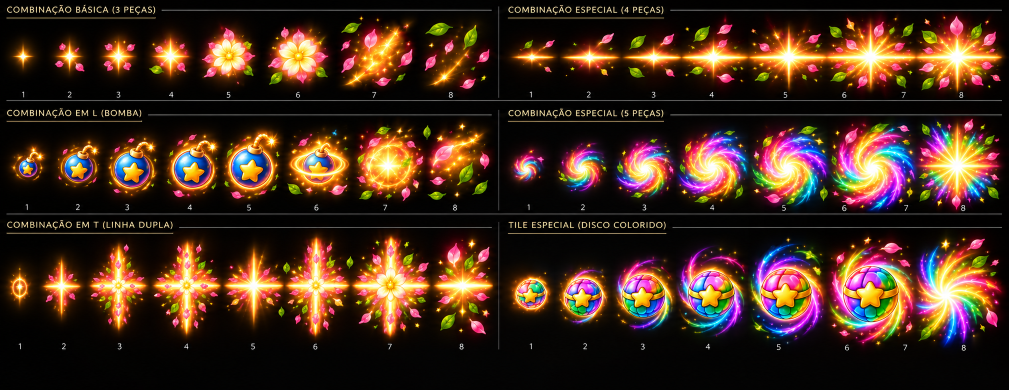
#> input picture source-assets/campaign-evolution/vfx-01.png, 2017 x 780 px (shown at 1/2 size); its folder holds 7 pictures in this run
$ python prepare_vfx.py
#> lines starting #> are read from the running program, lines starting #| are printed output that depends on the picture
"""Re-cut the supplied art: full floral silhouettes, real late frames, no circular matte.

The printed numbers aren't reliable. Ordered rectangles below follow the artwork,
not the labels. Coordinates are explicitly curated in original pixels.
"""
from pathlib import Path
import json, math
from collections import deque
import numpy as np
from PIL import Image, ImageDraw, ImageFilter

root=Path(__file__).resolve().parents[1]
source=root/'source-assets/campaign-evolution'
out=root/'public/assets/vfx';out.mkdir(exist_ok=True)
cell,columns=192,8

def row(file,xs,top,bottom):
    return [dict(source=file,rect=[a,top,b,bottom]) for a,b in zip(xs,xs[1:])]

cuts={
 'match3':row('vfx-01.png',[4,91,188,287,401,526,658,839,990],39,180),
 'match4':row('vfx-02.png',[979,1062,1180,1303,1434,1582,1757,1940],46,175),
 'color':row('vfx-03.png',[5,90,197,313,440,576,724,866,1021],414,548),
 'area':row('vfx-03.png',[5,84,168,262,359,464,574,718,910,1021],614,731),
 'horizontal':row('vfx-02.png',[651,724,799,877,965,1051,1131,1210,1297],660,776),
 'vertical':row('vfx-02.png',[1310,1382,1460,1538,1617,1694,1769,1848,1936],660,780),
 'areaBirth':row('vfx-01.png',[4,95,202,315,435,560,709,855,990],244,410),
 'cross':row('vfx-01.png',[4,91,192,308,430,575,718,865,990],477,684),
 'colorBirth':row('vfx-01.png',[1003,1115,1230,1354,1494,1653,1818,2014],468,684),
 'petal':[dict(source='vfx-01.png',rect=[857,63,985,177],isolate='pink')],
 'leaf':[dict(source='vfx-01.png',rect=[848,32,919,77],isolate='green')],
 'spark':[dict(source='vfx-01.png',rect=[27,89,70,135])],
}
anchors={
 'match3':[(48,111),(140,111),(238,111),(347,111),(460,112),(585,112),(744,111),(915,111)],
 'match4':[(1008,111),(1117,111),(1245,111),(1360,111),(1506,111),(1662,111),(1852,111)],
 'color':[(46,481),(140,481),(252,481),(376,481),(507,481),(649,481),(801,481),(933,481)],
 'area':[(47,666),(125,666),(213,666),(309,666),(410,666),(518,666),(638,666),(834,666),(965,666)],
 'cross':[(40,573),(144,573),(246,573),(369,573),(509,573),(648,573),(797,573),(929,573)],
 'areaBirth':[(50,332),(149,332),(259,332),(371,332),(495,332),(629,332),(777,332),(925,332)],
 'colorBirth':[(1062,591),(1171,591),(1290,591),(1420,591),(1570,591),(1738,591),(1898,591)],
}
for name,points in anchors.items():
    for frame,point in zip(cuts[name],points):frame['anchor']=point
images={p.name:Image.open(p).convert('RGB') for p in source.glob('vfx-*.png')}
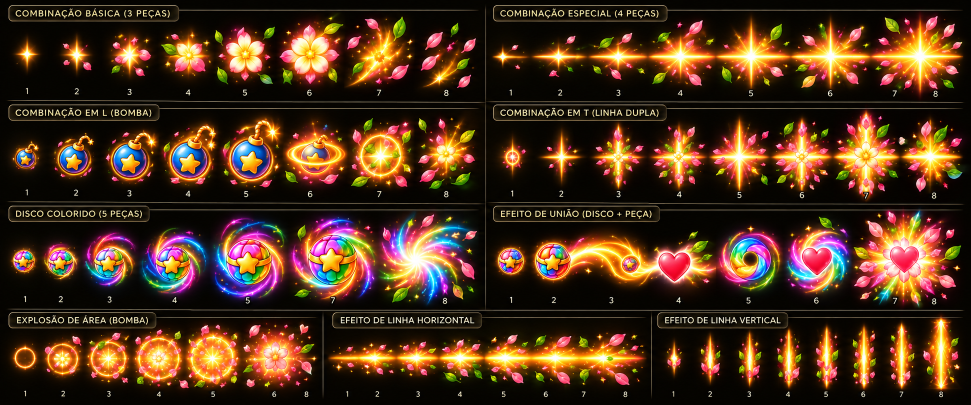
#> input picture source-assets/campaign-evolution/vfx-02.png, 1942 x 809 px (shown at 1/2 size)
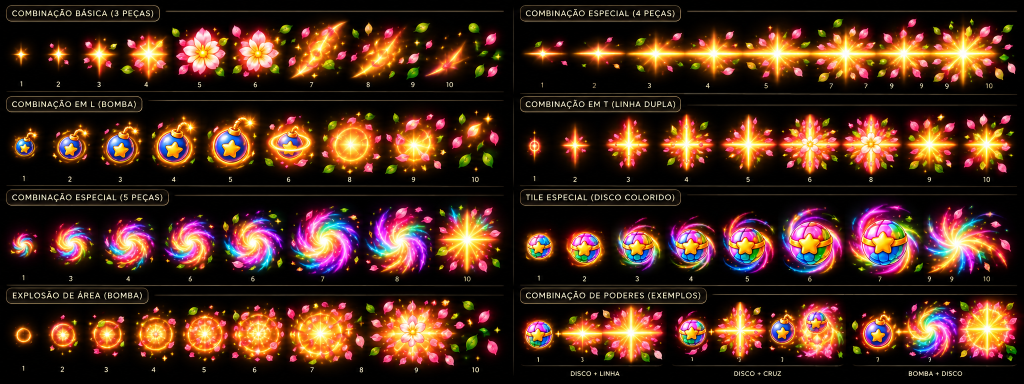
#> input picture source-assets/campaign-evolution/vfx-03.png, 2048 x 768 px (shown at 1/2 size)
#> images = 3 items

def dark_seam(rgb, nominal, top, bottom):
    """Follow dark valleys between adjacent blooms rather than hard vertical cuts."""
    lo=max(0,nominal-20);hi=min(rgb.shape[1],nominal+21)
    intensity=rgb[top:bottom,lo:hi].max(2)/255
    cost=intensity**2*6+((np.arange(lo,hi)-nominal)/21)**2*.12
    total=cost[0].copy();parents=[]
    for y in range(1,len(cost)):
        shifted=np.stack([np.r_[np.inf,total[:-1]],total,np.r_[total[1:],np.inf]])
        p=shifted.argmin(0);parents.append(p-1)
        total=cost[y]+shifted.min(0)
    x=int(total.argmin());path=[x]
    for p in reversed(parents):x+=int(p[x]);path.append(x)
    return np.asarray(path[::-1])+lo

def isolate_color(rgb, kind):
    r,g,b=rgb.transpose(2,0,1)
    mask=((r>g*1.35)&(b>g*1.12)&(r>110)) if kind=='pink' else ((g>r*.9)&(g>b*1.7)&(g>65))
    seen=np.zeros(mask.shape,bool);components=[]
    for y,x in zip(*np.nonzero(mask)):
        if seen[y,x]:continue
        q=deque([(x,y)]);seen[y,x]=True;points=[]
        while q:
            a,c=q.popleft();points.append((a,c))
            for u,v in [(a-1,c),(a+1,c),(a,c-1),(a,c+1)]:
                if 0<=u<mask.shape[1] and 0<=v<mask.shape[0] and mask[v,u] and not seen[v,u]:seen[v,u]=True;q.append((u,v))
        components.append(points)
    selected=Image.new('L',(mask.shape[1],mask.shape[0]));d=ImageDraw.Draw(selected)
    for point in max(components,key=len):d.point(point,fill=255)
    return np.asarray(selected.filter(ImageFilter.MaxFilter(5)).filter(ImageFilter.GaussianBlur(.7)))/255
all_frames=[];metadata={};runtime={}
for name,frames in cuts.items():
    extracted=[]
    full=np.asarray(images[frames[0]['source']]).astype(float)
    top,bottom=frames[0]['rect'][1::2]
    seams={f['rect'][2]:dark_seam(full,f['rect'][2],top,bottom) for f in frames[:-1]}
    for frame in frames:
        nominal_left,top,nominal_right,bottom=frame['rect']
        left=seams.get(nominal_left,np.full(bottom-top,nominal_left));right=seams.get(nominal_right,np.full(bottom-top,nominal_right))
        x1=max(0,int(left.min())-1);x2=min(full.shape[1],int(right.max())+2)
        rgb=full[top:bottom,x1:x2].copy()
        intensity=rgb.max(2)
        # Recover the saturated art from black; bright petals remain opaque enough
        # to read on cream tiles. Only a narrow ownership seam is feathered.
        raw=np.clip((intensity-7)/248,0,1)
        alpha=np.clip((intensity-15)/160,0,1)**1.1
        yy,xx=np.indices(alpha.shape)
        horizontal=np.minimum(xx+x1-left[:,None],right[:,None]-(xx+x1))
        edge=np.minimum(yy,alpha.shape[0]-1-yy)
        alpha*=np.clip(horizontal/8,0,1)*np.clip(edge/9,0,1)
        if 'isolate' in frame:alpha*=isolate_color(rgb,frame['isolate'])
        color=np.clip(rgb/np.maximum(raw[:,:,None],.025),0,255).astype('uint8')
        # Stable core anchor: later blooms must grow around the same point.
        ax,ay=frame.get('anchor',((nominal_left+nominal_right)/2,(top+bottom)/2))
        frame['anchor']=[ax,ay]
        frame['sampleRect']=[x1,top,x2,bottom]
        extracted.append((Image.fromarray(np.dstack((color,(alpha*255).astype('uint8')))),(ax-x1,ay-top)))
    half=math.ceil(max(max(ax,im.width-ax,ay,im.height-ay) for im,(ax,ay) in extracted))+5
    reference=half*2
    records=[];indices=[]
    for record,(im,(ax,ay)) in zip(frames,extracted):
        canvas=Image.new('RGBA',(reference,reference))
        canvas.paste(im,(round(half-ax),round(half-ay)))
        canvas=canvas.resize((cell,cell),Image.Resampling.LANCZOS)
        index=len(all_frames);indices.append(index);all_frames.append(canvas)
        records.append(dict(x=index%columns*cell,y=index//columns*cell,width=cell,height=cell,**record))
    durations=[70 if i<2 else 85 if i==len(frames)-2 else 65 if i==len(frames)-1 else 55 for i in range(len(frames))]
    metadata[name]=dict(frames=records,durations=durations,reference=reference,
                        role='particle' if name in ['petal','leaf','spark'] else 'temporal')
    runtime[name]=dict(frames=indices,durations=durations)
#> this loop made 12 passes
#> (half, reference) on passes 10 to 11: (71, 142), (43, 86)
#> pass 1, in dark_seam (call 2), `intensity=rgb[top:bottom,lo:hi].max(2)/255`:
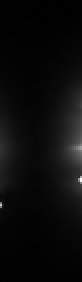
#> intensity: shape (141, 41) float64 (shown 2 times larger); min 0, max 0.965, mean 0.0431
#> after the loop:
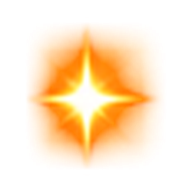
#> canvas: PIL image 192x192 RGBA; mean R, G, B, A 139.4, 84.7, 11.8, 62.3; transparent parts drawn white
#> after the loop:
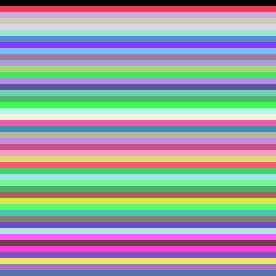
#> yy: shape (46, 46) int64 (shown 6 times larger); 46 distinct labels, from 0 to 45; one colour per label, 0 black
#> after the loop, all_frames = 74 items; frame = {'source': 'vfx-01.png', 'rect': [27, 89, 70, 135], 'anchor': [48.5, 112], 'sampleRect': [26, 89, 72, 135]}; metadata = 12 items; runtime = 12 items
sheet=Image.new('RGBA',(cell*columns,cell*math.ceil(len(all_frames)/columns)))
#> sheet: PIL image 1536x1920 RGBA; every value is 0
for i,im in enumerate(all_frames):sheet.paste(im,(i%columns*cell,i//columns*cell))
#> this loop made 74 passes
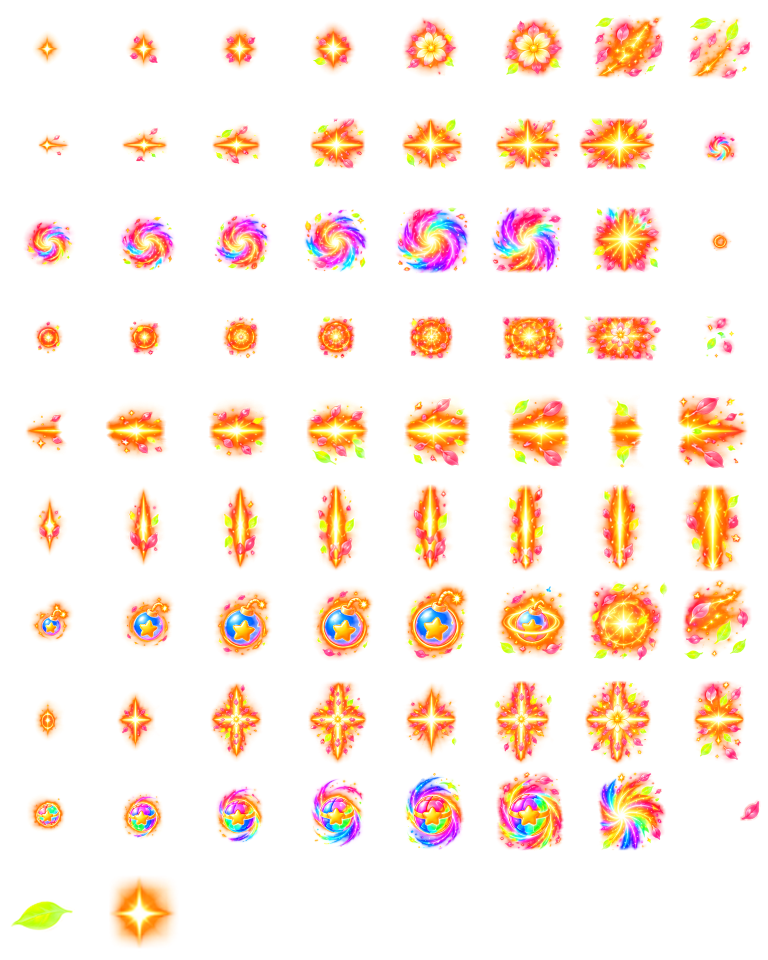
#> sheet: PIL image 1536x1920 RGBA (shown at 1/2 size); mean R, G, B, A 70, 40.6, 17.6, 43.4; transparent parts drawn white
sheet.save(out/'sequences.webp','WEBP',quality=95,method=6)
metadata=dict(file='vfx/sequences.webp',cell=cell,columns=columns,frameCount=len(all_frames),
              matte='black recovery; dark-valley ownership seams; stable core anchors; no radial mask',sequences=metadata)
#> metadata = 6 items
(out/'sequences.json').write_text(json.dumps(metadata,indent=2),encoding='utf-8')
(source/'vfx-cuts.json').write_text(json.dumps(cuts,indent=2),encoding='utf-8')
(root/'src/vfxAtlas.ts').write_text('// Generated by scripts/prepare_vfx.py. Every source rectangle is in assets/vfx/sequences.json.\nexport const vfxAtlas = '+json.dumps(dict(cell=cell,columns=columns,sequences=runtime))+' as const;\n',encoding='utf-8')
result=root/'test-results';result.mkdir(exist_ok=True)
gallery=Image.new('RGB',(cell*10,(cell+22)*len(cuts)),'#16372d');draw=ImageDraw.Draw(gallery)
for row_index,(name,sequence) in enumerate(runtime.items()):
    for n,index in enumerate(sequence['frames']):
        x=n*cell;y=row_index*(cell+22);gallery.paste(all_frames[index],(x,y+22),all_frames[index]);draw.text((x+5,y+5),f'{name} / {n+1}',fill='white')
#> this loop made 12 passes
#> name on passes 1 to 9: 'match3', 'match4', 'color', 'area', 'horizontal', 'vertical', 'areaBirth', 'cross', 'colorBirth'
#> (name, sequence) on passes 10 to 12: ('petal', {'frames': [71], 'durations': [70]}), ('leaf', {'frames': [72], 'durations': [70]}), ('spark', {'frames': [73], 'durations': [70]})
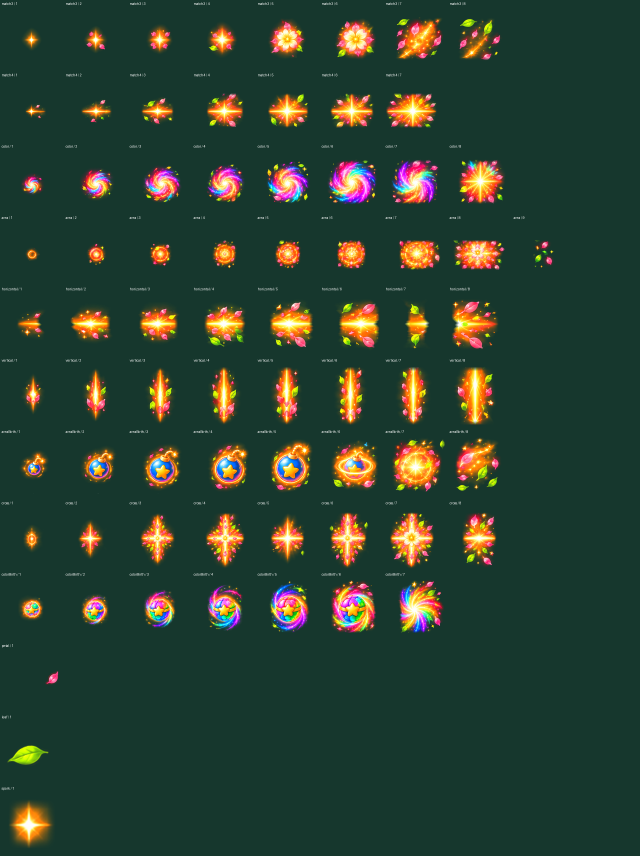
#> gallery: PIL image 1920x2568 RGB (shown at 1/3 size); mean R, G, B 44.7, 64.7, 49
gallery.save(result/'vfx-recut-contact.jpg',quality=92)
print(f'{len(all_frames)} frames, {len(cuts)} sequences/particles, full late blooms, {sheet.size}, no radial truncation.')
#| 74 frames, 12 sequences/particles, full late blooms, (1536, 1920), no radial truncation.
